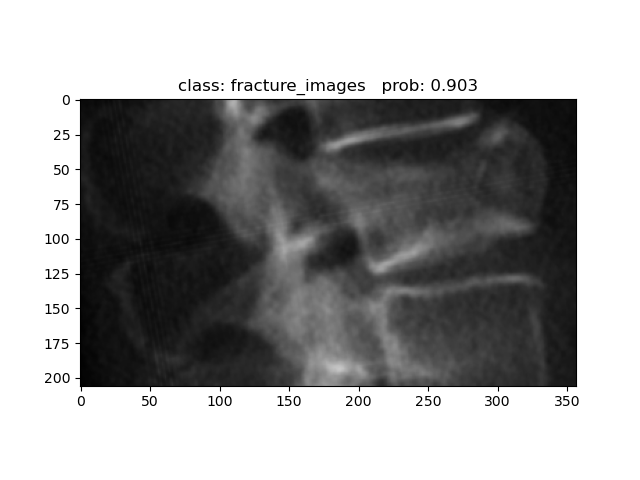

This chart was generated by the following Python code:
'''
Description: The file will be used to predict category of vertebrae.
version: 
Author: ThreeStones1029 [email redacted]
Date: 2024-03-31 04:04:02
LastEditors: ShuaiLei
LastEditTime: 2024-04-17 14:06:37
'''
import os
import json
import argparse
import torch
from PIL import Image
from torchvision import transforms
import matplotlib.pyplot as plt
from my_dataset import ValDataSet
from tqdm import tqdm
import sys
import glob
from model import efficientnetv2_s, efficientnetv2_m, efficientnetv2_l
from tools.io.common import load_json_file


def get_test_images(infer_dir, infer_img):
    """
    Get image path list in TEST mode
    """
    assert infer_img is not None or infer_dir is not None, "--infer_img or --infer_dir should be set"
    # infer_img has a higher priority
    if infer_img and os.path.isfile(infer_img):
        return [infer_img]
    images = set()
    infer_dir = os.path.abspath(infer_dir)
    assert os.path.isdir(infer_dir), "infer_dir {} is not a directory".format(infer_dir)
    exts = ["jpg", "png"]
    exts += [ext.upper() for ext in exts]
    for ext in exts:
        images.update(glob.glob('{}/*.{}'.format(infer_dir, ext)))
    images = list(images)
    assert len(images) > 0, "no image found in {}".format(infer_dir)
    return images


def main(args):
    device = torch.device(args.device if torch.cuda.is_available() else "cpu")
    img_size = {"s": [300, 384],  # train_size, val_size
                "m": [384, 480],
                "l": [384, 480]}
    num_model = args.weights_category
    data_transform = transforms.Compose([transforms.Resize(img_size[num_model][1]),
                                         transforms.CenterCrop(img_size[num_model][1]),
                                         transforms.ToTensor(),
                                         transforms.Normalize([0.5, 0.5, 0.5], [0.5, 0.5, 0.5])])

    # 实例化验证数据集
    test_images_path = get_test_images(args.infer_dir, args.infer_image)
    test_dataset = ValDataSet(images_path=test_images_path,
                              transform=data_transform)

    batch_size = args.batch_size
    nw = min([os.cpu_count(), batch_size if batch_size > 1 else 0, 8])  # number of workers
    print('Using {} dataloader workers every process'.format(nw))

    test_loader = torch.utils.data.DataLoader(test_dataset,
                                              batch_size=batch_size,
                                              shuffle=False,
                                              pin_memory=True,
                                              num_workers=nw,
                                              collate_fn=test_dataset.collate_fn)
        
    # create model
    if args.weights_category == "s":
        model = efficientnetv2_s(num_classes=args.num_classes).to(device)
    if args.weights_category == "m":
        model = efficientnetv2_m(num_classes=args.num_classes).to(device)
    if args.weights_category == "l":
        model = efficientnetv2_l(num_classes=args.num_classes).to(device)
    # load model weights
    model.load_state_dict(torch.load(args.model_path, map_location=device))

    model.eval()
    data_loader = tqdm(test_loader, file=sys.stdout)
    all_pred_classes = []
    all_pred_scores = []
    with torch.no_grad():
        for step, data in enumerate(data_loader):
            images = data
            pred = model(images.to(device)).cpu()
            pred_scores = torch.max(torch.softmax(pred, dim=1), dim=1)[0]
            pred_classes = torch.max(pred, dim=1)[1]
            all_pred_classes += pred_classes
            all_pred_scores += pred_scores

    class_indict = load_json_file('./class_indices.json')
    # load image
    for i, image_path in enumerate(test_images_path):
        image = Image.open(image_path)
        plt.imshow(image)
        predict_class = all_pred_classes[i].numpy()
        score = all_pred_scores[i].numpy()
        print_res = "class: {}   prob: {:.3}".format(class_indict[str(predict_class)], score)
        plt.title(print_res)
        plt.savefig(os.path.join(args.infer_output_dir, os.path.basename(image_path)))
        print("{}, class: {}   prob: {:.3}".format(os.path.basename(image_path), class_indict[str(predict_class)], score))


if __name__ == '__main__':
    parser = argparse.ArgumentParser()
    parser.add_argument('--device', default='cuda:0', help='device id (i.e. 0 or 0,1 or cpu)')
    parser.add_argument('--num_classes', type=int, default=2)
    parser.add_argument('--batch-size', type=int, default=8)
    # 数据集所在根目录
    parser.add_argument('--infer_dir', type=str, default="dataset/spine_fracture/drr/test1", help="multi images infer")
    parser.add_argument('--infer_image', type=str, default="", help="single image infer")
    parser.add_argument("--weights_category", type=str, default="l", help="the pretrain weights category, only s or m or l")
    parser.add_argument('--model_path', type=str, default="weights/spine_fracture/drr/all/l/val_best_model.pth", help="infer weight path")
    parser.add_argument('--infer_output_dir', type=str, default="infer_output", help="infer image save path")
    opt = parser.parse_args()
    main(opt)
